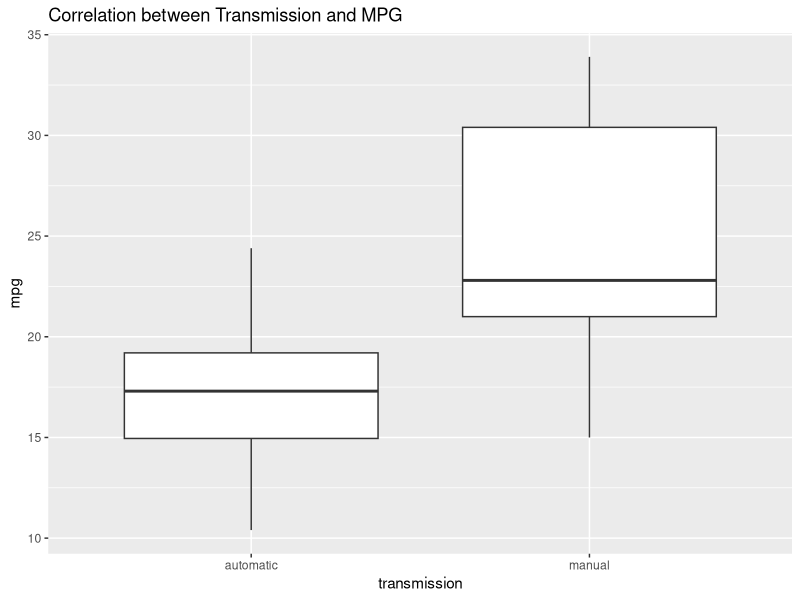
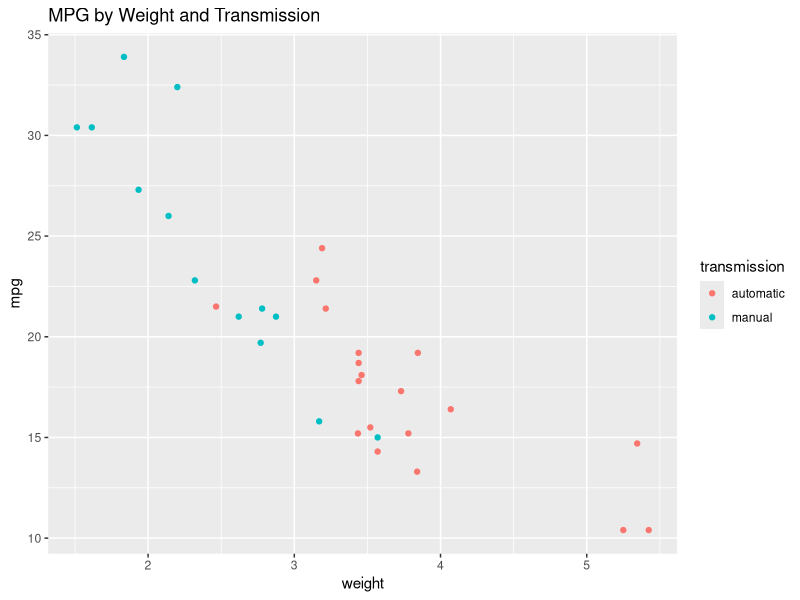
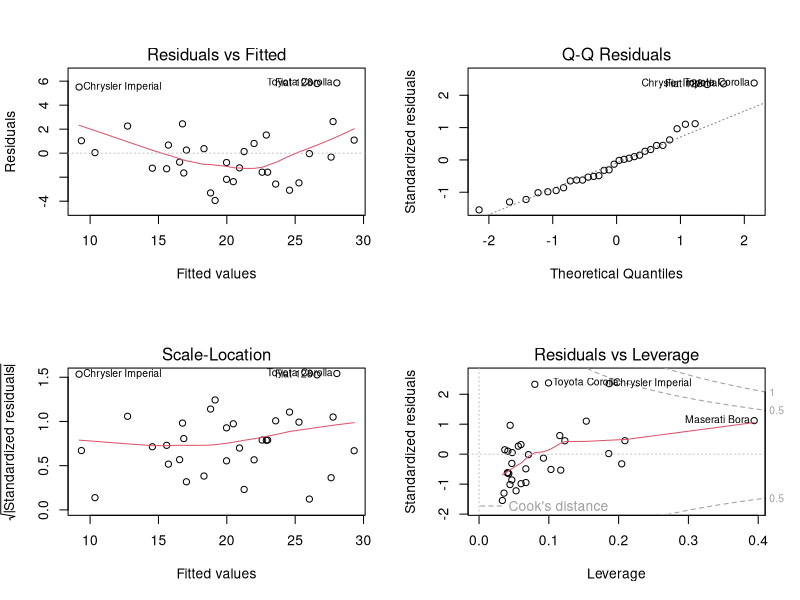
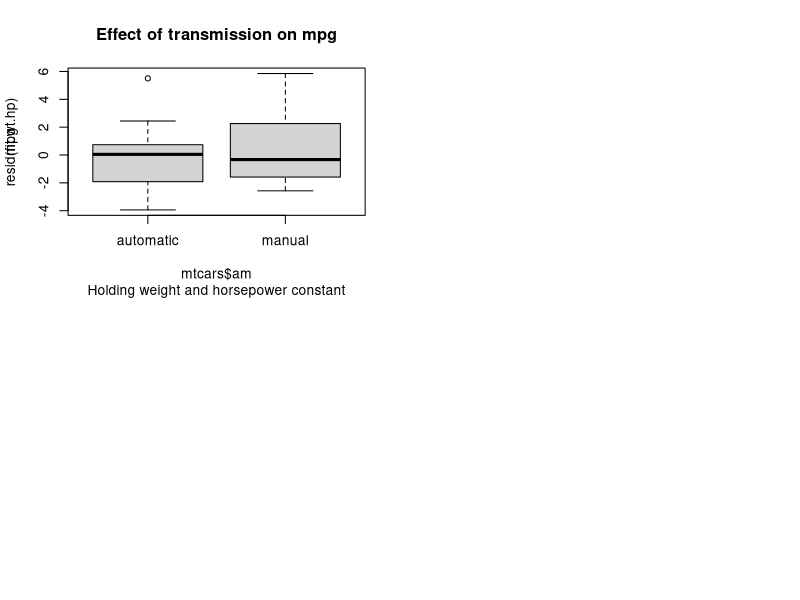

Source code (R) for these figures, in order:
## ---- chunk 1
require(ggplot2, quietly = TRUE)
data(mtcars)

mtcars$am <- factor(mtcars$am, labels = c("automatic", "manual"))
mtcars$cyl <- factor(mtcars$cyl)
mtcars$vs <- factor(mtcars$vs, labels = c("v", "straight"))
mtcars$gear <- factor(mtcars$gear)
mtcars$carb <- factor(mtcars$carb)
g1 <- ggplot(mtcars, aes(x = factor(am), y = mpg)) +
  geom_boxplot() +
  ggtitle("Correlation between Transmission and MPG") + 
  xlab("transmission")
g1

g2 <- ggplot(mtcars, aes(x = wt, y = mpg)) +
  geom_point(aes(colour = am)) +
  ggtitle("MPG by Weight and Transmission") + 
  xlab("weight") + 
  scale_colour_discrete(name = "transmission")
g2

## ---- chunk 2
fit.wt.hp <- lm(mpg ~ wt + hp, data = mtcars)
t <- t.test(resid(fit.wt.hp) ~ mtcars$am, var.equal = TRUE)
t
## ---- chunk 3
t$estimate["mean in group automatic"] - t$estimate["mean in group manual"]
## ---- chunk 4
require(knitr, quietly = TRUE)

data(mtcars)
fit.all <- lm(mpg ~ ., data = mtcars)
coef.all <- summary(fit.all)$coef[,c(1,4)]
coef.all <- coef.all[order(coef.all[,2]),]
kable(coef.all, 
      digits = 2,
      col.names = c("Coefficient", "P-value"),
      caption = "Coefficients and their significance for each factor")
mtcars$am <- factor(mtcars$am, labels = c("automatic", "manual"))
mtcars$cyl <- factor(mtcars$cyl)
## ---- chunk 5
suppressMessages(require(dplyr, quietly = TRUE))

# First, generate the models for comparison
fit.wt <- lm(mpg ~ wt, data = mtcars)
fit.wt.am <- lm(mpg ~ wt + am, data = mtcars)
fit.wt.cyl <- lm(mpg ~ wt + factor(cyl), data = mtcars)
fit.wt.disp <- lm(mpg ~ wt + disp, data = mtcars)
fit.wt.hp <- lm(mpg ~ wt + hp, data = mtcars)
fit.wtxhp <- lm(mpg ~ wt * hp, data = mtcars)
fit.wt.hp.am <- lm(mpg ~ wt + hp + am, data = mtcars)
fit.wt.hp.cyl <- lm(mpg ~ wt + hp + factor(cyl), data = mtcars)
fit.wt.hp.disp <- lm(mpg ~ wt + hp + disp, data = mtcars)
fit.wt.hp.drat <- lm(mpg ~ wt + hp + drat, data = mtcars)
fit.wt.hp.qsec <- lm(mpg ~ wt + hp + qsec, data = mtcars)
fit.wt.hp.vs <- lm(mpg ~ wt + hp + factor(vs), data = mtcars)
fit.wt.hp.gear <- lm(mpg ~ wt + hp + factor(gear), data = mtcars)
fit.wt.hp.carb <- lm(mpg ~ wt + hp + factor(carb), data = mtcars)

alt.terms <-c ("mpg ~ wt + am",
              "mpg ~ wt + factor(cyl)", 
              "mpg ~ wt + disp", 
              "mpg ~ wt + hp", 
              "mpg ~ wt * hp",
              "mpg ~ wt + hp + am",
              "mpg ~ wt + hp + factor(cyl)",
              "mpg ~ wt + hp + disp",
              "mpg ~ wt + hp + drat",
              "mpg ~ wt + hp + qsec",
              "mpg ~ wt + hp + factor(vs)",
              "mpg ~ wt + hp + factor(gear)",
              "mpg ~ wt + hp + factor(carb)")
base.terms <- c(rep("mpg ~ wt", 4), rep("mpg ~ wt + hp", 9))
p.value <- c(anova(fit.wt, fit.wt.am)$`Pr(>F)`[2],
             anova(fit.wt, fit.wt.cyl)$`Pr(>F)`[2],
             anova(fit.wt, fit.wt.disp)$`Pr(>F)`[2],
             anova(fit.wt, fit.wt.hp)$`Pr(>F)`[2],
             anova(fit.wt.hp, fit.wtxhp)$`Pr(>F)`[2],
             anova(fit.wt.hp, fit.wt.hp.am)$`Pr(>F)`[2],
             anova(fit.wt.hp, fit.wt.hp.cyl)$`Pr(>F)`[2],
             anova(fit.wt.hp, fit.wt.hp.disp)$`Pr(>F)`[2],
             anova(fit.wt.hp, fit.wt.hp.drat)$`Pr(>F)`[2],
             anova(fit.wt.hp, fit.wt.hp.qsec)$`Pr(>F)`[2],
             anova(fit.wt.hp, fit.wt.hp.vs)$`Pr(>F)`[2],
             anova(fit.wt.hp, fit.wt.hp.gear)$`Pr(>F)`[2],
             anova(fit.wt.hp, fit.wt.hp.carb)$`Pr(>F)`[2])
model.signif <- data.frame(alt.terms, base.terms, p.value)

kable(model.signif, 
      digits = 3,
      col.names = c("Possible model", "Compared with", "P-value"),
      caption = "Significance of additional factor in each model")
## ---- chunk 6
par(mfrow = c(2, 2))
plot(fit.wt.hp)
## ---- chunk 7
boxplot(resid(fit.wt.hp) ~ mtcars$am)
title("Effect of transmission on mpg", ylab = "mpg", sub = "Holding weight and horsepower constant")
